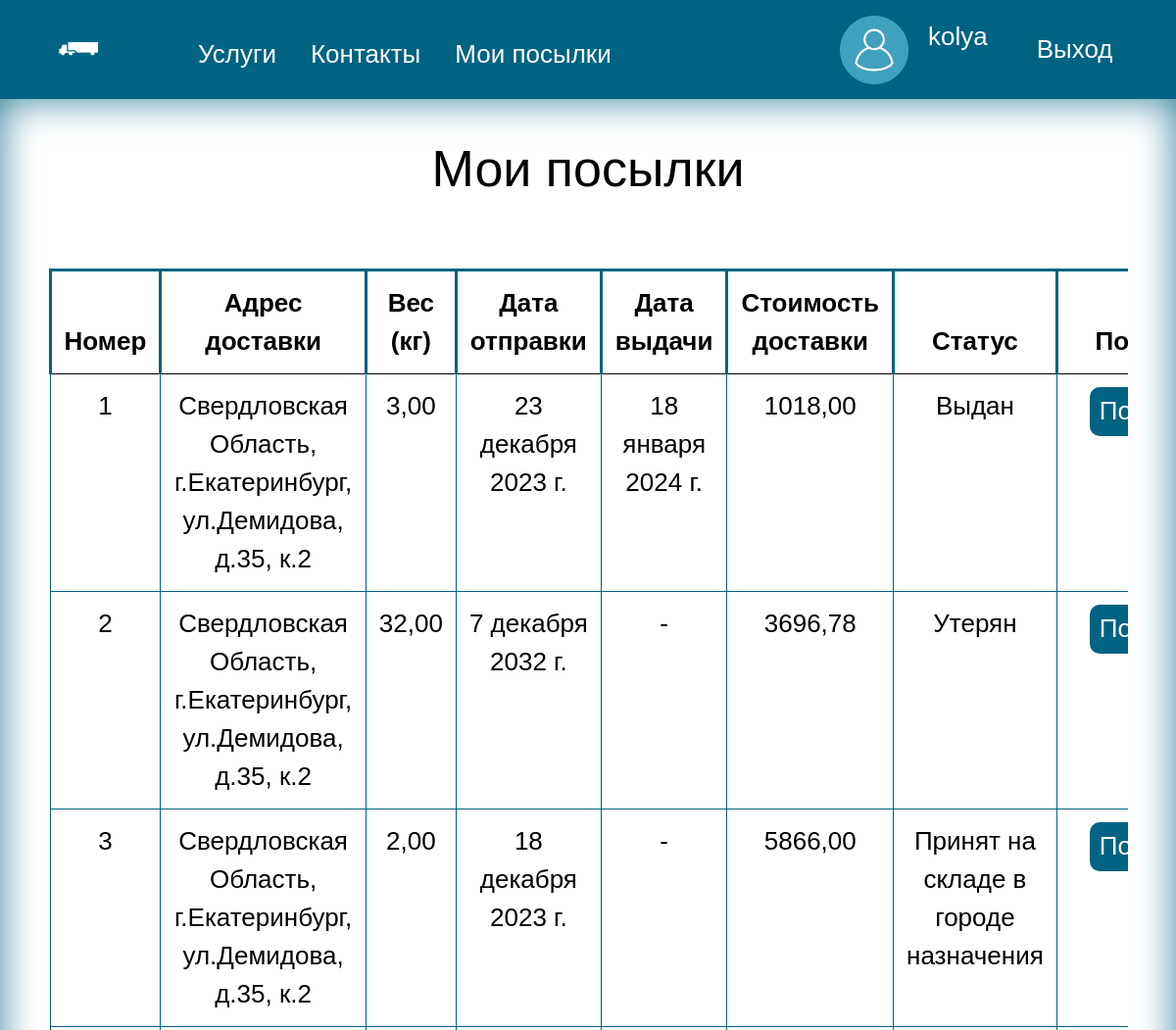
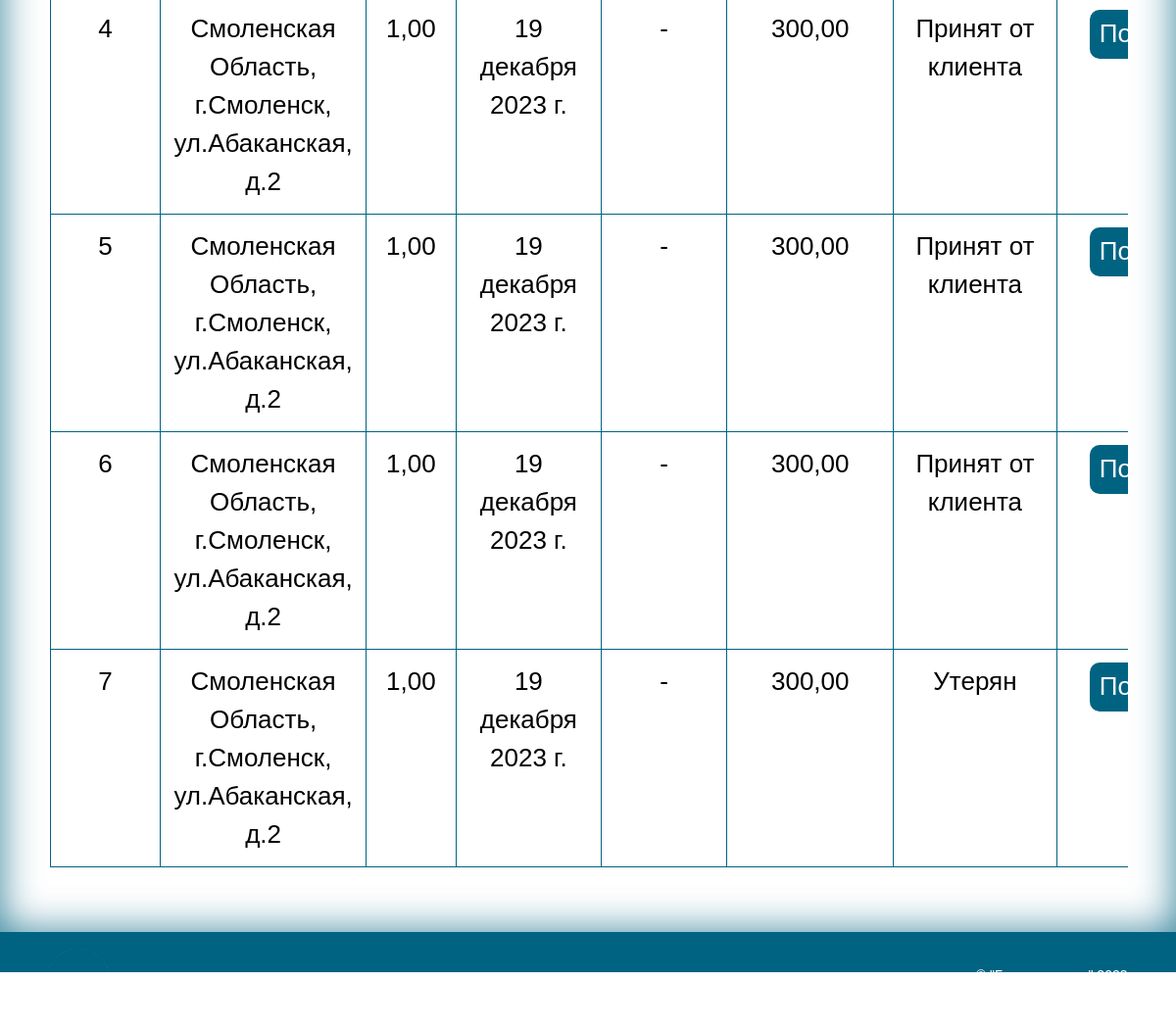
The app's page /mypakeges/ (signed in) with its own data (2 pictures, top to bottom).
### navigate/models.py (models this page shows, shortened)
class CustomUser(AbstractUser):
    ROLE_CHOICES = [
        ('Клиент', 'Клиент'),
        ('Сотрудник', 'Сотрудник'),
        ('Водитель', 'Водитель'),
        ('Администратор', 'Администратор'),
    ]
    first_name = models.CharField(max_length=50, verbose_name='Имя', null=True)
    last_name = models.CharField(max_length=50, verbose_name='Фамилия', null=True)
    patronymic = models.CharField(max_length=50, verbose_name='Отчество', null=True)
    phone_number = models.CharField(max_length=11, verbose_name='Номер телефона', null=True)
    passport = models.CharField(max_length=10, verbose_name='Серия номер паспорта', unique=True, null=True)
    date_of_birth = models.DateField(verbose_name='Дата рождения', null=True)
    role = models.CharField(max_length=200,
                              choices=ROLE_CHOICES,
                              default='Клиент',
                              verbose_name='Роль')
    class Meta:
        verbose_name = "Пользователя"
        verbose_name_plural = "Пользователи"

class Package(models.Model):
    STATUS_CHOICES = [
        ('Принят от клиента', 'Принят от клиента'),
        ('Отправлен на склад', 'Отправлен на склад'),
        ('Отправлен на склад в город назначения', 'Отправлен на склад в город назначения'),
        ('Принят на складе в городе назначения', 'Принят на складе в городе назначения'),
        ('Отправлен в пункт выдачи', 'Отправлен в пункт выдачи'),
        ('Принят в пункте выдачи', 'Принят в пункте выдачи'),
        ('Утерян', 'Утерян'),
        ('Заявка на перевозку', 'Заявка на перевозку'),
        ('Утилизирован', 'Утилизирован'),
        ('Выдан', 'Выдан'),
    ]
    client_id = models.ForeignKey(
        settings.AUTH_USER_MODEL,
        on_delete=models.SET_NULL,
        related_name='Packages_as_client',
        verbose_name='Клиент',
        limit_choices_to={'role': "Клиент"},
        null=True,
    )
    comments = models.CharField(max_length=500, verbose_name='Комментарии', null=True, blank=True)
    sending_address = models.ForeignKey(
        'PointIssue',
        on_delete=models.SET_NULL,
        related_name='Packages_as_sending_address',
        verbose_name='Адрес отправки',
        null=True,
    )
    delivery_address =models.ForeignKey(
        'PointIssue',
        on_delete=models.SET_NULL,
        related_name='Packages_as_delivery_address',null=True,
        verbose_name='Адрес доставки',
    )
    weight = models.DecimalField(max_digits=10, decimal_places=2, verbose_name='Вес(кг)')
    date_of_receipt = models.DateField(verbose_name='Дата отправки')
    delivery_date = models.DateField(verbose_name='Дата доставки в пункт выдачи', null=True, blank=True,)
    date_of_issue = models.DateField(verbose_name='Дата выдачи', null=True, blank=True,)
    length = models.DecimalField(max_digits=10, decimal_places=2, verbose_name='Длина(м)')
    height = models.DecimalField(max_digits=10, decimal_places=2, verbose_name='Высота(м)')
    width = models.DecimalField(max_digits=10, decimal_places=2, verbose_name='Ширина(м)')
    cost = models.DecimalField(max_digits=10, decimal_places=2, verbose_name='Стоимость доставки')
    cargo_category = models.ForeignKey('CargoCategory', on_delete=models.SET_NULL, null=True,
                                         verbose_name='Категория груза')
    status = models.CharField(max_length=200,
                              choices=STATUS_CHOICES,
                              default='Заявка на перевозку',
                              verbose_name='Статус')
    car_id = models.ForeignKey('Car', on_delete=models.SET_NULL, null=True, blank=True,
                                       verbose_name='Номер Машины')
    class Meta:
        verbose_name = "Посылку"
        verbose_name_plural = "Посылки"

class PointIssue(models.Model):
    region = models.CharField(max_length=200, verbose_name='Регион')
    city = models.CharField(max_length=200, verbose_name='Город')
    street = models.CharField(max_length=200, verbose_name='Улица')
    home = models.CharField(max_length=10, verbose_name='Дом')
    corpus = models.CharField(max_length=10, verbose_name='Корпус', null=True, blank=True)
    warehouse_id = models.ForeignKey('Warehouse', on_delete=models.SET_NULL,null=True, verbose_name='Cклад')
    class Meta:
        verbose_name = "Пункт выдачи"
        verbose_name_plural = "Пункты выдачи"
    def __str__(self):
        if (str(self.corpus) == "None"):
            return str(self.region) + ", г." + str(self.city) + ", ул." + str(self.street) + ", д." + str(self.home)
        else:
            return str(self.region) + ", г." + str(self.city) + ", ул." + str(self.street) + ", д." + str(
                self.home) + ", к." + str(self.corpus)

### navigate/views.py (the view)
# urls.py: path('mypakeges/', views.personalPackages, name='mypakeges'),
@login_required
def personalPackages(request):
    user = request.user
    if user.is_authenticated and not user.is_anonymous:
        packages = Package.objects.filter(client_id = user)
        return render(request, 'mypakeges.html', {'user': user, 'packages': packages})
    else:
        return redirect('login')

### templates/mypakeges.html (shortened to what this page needs)
{% extends 'base.html' %}
{%load static %}
{% block content %}
<main>
    <div class="container">
    <h2 style="text-align: center; margin-bottom: 20px;">Мои посылки</h2>
        <div class="scroll-1">
     <table class="table">
        <thead >
        <tr class="tr-1">
            <th>Номер</th>
            <th>Адрес доставки</th>
            <th>Вес (кг)</th>
            <th>Дата отправки</th>
            <th>Дата выдачи</th>
            <th>Стоимость доставки</th>
            <th>Статус</th>
            <th>Подробнее</th>
        </tr>
    </thead>
    <tbody>
        {% for p in packages %}
        <tr class="tr-1">
            <td>{{ p.id }}</td>
            <td>{{ p.delivery_address }}</td>
            <td>{{ p.weight }}</td>
            <td>{{ p.date_of_receipt }}</td>
            {% if not p.date_of_issue %}
            <td>-</td>
            {% else %}
            <td>{{ p.date_of_issue }}</td>
               {% endif %}
            <td>{{ p.cost }}</td>
            <td>{{ p.status }}</td>
            <td> <a href="{% url 'package_detail' id=p.id %}" class="edit-link">Подробнее</a></td>
        </tr>
        {% endfor %}
        </tbody>
    </table>
        </div>
    </div>
</main>
{% endblock %}

### templates/base.html (shortened to what this page needs)
<!DOCTYPE html>
<html lang="ru">
<head>
    {%load static %}
    <link rel="stylesheet" href="{% static "css/style.css" %}">
    <link href="https://cdn.jsdelivr.net/npm/bootstrap@5.0.2/dist/css/bootstrap.min.css" rel="stylesheet">
</head>
<body >
    <header>
        <nav class="container nav header-nav">
            <a href="{%url 'home'%}">
                <img src="{% static "image/logo.png" %}" alt="лого" height="70" width="70">
            </a>
            <ul class="nav-list">
               {% if user.role == 'Клиент' or  not user.is_authenticated %}
                <li class="nav-list-item"><a href="{%url 'services'%}" style="color: #FFFFFF">Услуги</a></li>
                <li class="nav-list-item"><a href="{%url 'contact'%}" style="color: #FFFFFF">Контакты</a></li>
                    {%if user.is_authenticated %}
                        <li class="nav-list-item"><a href="{%url 'mypakeges'%}" style="color: #FFFFFF">Мои посылки</a></li>
                    {% endif %}
                {% endif %}
            </ul>
            <div class="signin">
                {% if user.is_authenticated %}
                    {% if user.role == 'Клиент' %}
                        <a href="{%url 'account'%}" style="color: #FFFFFF">
                            <div class="user-header">
                                <img src="{% static "image/user2.png" %}" alt="лого" height="70" width="70">
                                <p class="user-header-p">{{user.username}}</p>
                            </div>
                        </a>
                    {% endif %}
                    <a href="{% url 'logout' %}" style="margin-left: 20px; color: #FFFFFF">Выход</a>
                {% else %}
                    <a href="{%url 'login'%}" style="color: #FFFFFF">Войти</a>
                    <a href="{%url 'signup'%}" style="margin-left: 20px;color: #FFFFFF">Зарегистрироваться</a>
                {% endif %}
            </div>
        </nav>
    </header>
    {% block content %}
    {% endblock %}
    <footer>
        <div class="container nav header-nav">
            <a href="{%url 'home'%}">
                <img src="{% static "image/logo.png" %}" alt="лого" height="70" width="70">
            </a>
             <ul class="nav-list">
               {% if user.role == 'Клиент' or  not user.is_authenticated %}
                <li class="nav-list-item"><a href="{%url 'services'%}" style="color: #FFFFFF">Услуги</a></li>
                <li class="nav-list-item"><a href="{%url 'contact'%}" style="color: #FFFFFF">Контакты</a></li>
                    {%if user.is_authenticated %}
                        <li class="nav-list-item"><a href="{%url 'mypakeges'%}" style="color: #FFFFFF">Мои посылки</a></li>
                    {% endif %}
                {% endif %}
            </ul>
            <p class="copiright">&copy; "Быстрее света" 2023</p>
        </div>
    </footer>
</body>
</html>

### static/css/style.css (style rules this page uses)
* { color: black; padding: 0px; margin: 0px; border: none; font-size: 26px; font-family: Arial, Helvetica, sans-serif; }
*, *::before, *::after { box-sizing: border-box; }
a, a:link, a:visited { text-decoration: none; }
aside, nav, footer, header, section, main { display: block; }
h1, h2, h3, h4, h5, h6, p { font-size: inherit; font-weight: inherit; }
ul, ul li { list-style: none; }
img { vertical-align: top; }
img, svg { max-width: 100%; height: auto; }
.container { max-width: 1170px; margin-left: auto; margin-right: auto; padding-left: 16px; padding-right: 16px; margin-bottom: 0; margin-top: 0; }
header { padding: 10px 0px; background-color: #006382; }
.header-nav { display: flex; justify-content: flex-start; }
.nav-list { display: flex; justify-content: flex-start; align-items: center; margin: 0; }
.nav-list-item { margin-top: 10px; margin-left: 5px; color: white; }
.signin { display: flex; align-items: center; margin-left: auto; }
footer { margin: 0; background-color: #006382; padding: 10px 0; }
.copiright { color: white; display: flex; align-items: center; margin-left: auto; font-size: 14px; margin-top: 15px; }
main { min-height: 100vh; padding-top: 40px; padding-bottom: 40px; box-shadow: inset 0px 0px 40px rgba(0, 99, 130, 0.8); }
h2 { font-size: 32px; text-align: center; margin-top: 20px; margin-bottom: 20px; }
.user-header { display: flex; align-item: center; flex-direction: row; justify-content: center; text-align: center; }
.user-header-p { margin-left: 20px; color: white; display: flex; text-align: center; justify-content: center; align-items: center; }
a { color:#666; background-image: linear-gradient(to top, #feffff, #006382); background-repeat: no-repeat; background-size: 0 100%; border-radius: 4px; text-decoration: none; padding: 5px 15px; transition: 0.3s; }
.scroll-1 { overflow: auto; margin: 0; }
.edit-link { color: white; background-color: #006382; padding: 10px; margin-bottom: 20px; border-radius: 10px; display: flex; max-height: 50px; text-align: center; align-items: center; margin-left: 20px; margin-right: 20px; }
.tr-1 { font-size: 16px; }
.tr-1 th, .tr-1 td { min-width: 50px; }
.tr-1 td { text-align: center; margin-top: 20px; border: 1px solid #006382; }
.tr-1 th { border: 3px solid #006382; text-align:center; padding: 0 20px; }
table { margin-top: 50px; border-collapse: collapse; }

### records on screen
CustomUser: username "kolya"
Package: id "1", delivery_address "Свердловская Область, г.Екатеринбург, ул.Демидова, д.35, к.2", weight "3,00", date_of_receipt "23 декабря 2023 г.", date_of_issue "18 января 2024 г.", cost "1018,00", status "Выдан"
Package: id "2", delivery_address "Свердловская Область, г.Екатеринбург, ул.Демидова, д.35, к.2", weight "32,00", date_of_receipt "7 декабря 2032 г.", cost "3696,78", status "Утерян"
Package: id "3", delivery_address "Свердловская Область, г.Екатеринбург, ул.Демидова, д.35, к.2", weight "2,00", date_of_receipt "18 декабря 2023 г.", cost "5866,00", status "Принят на складе в городе назначения"
Package: id "4", delivery_address "Смоленская Область, г.Смоленск, ул.Абаканская, д.2", weight "1,00", date_of_receipt "19 декабря 2023 г.", cost "300,00", status "Принят от клиента"
Package: id "5", delivery_address "Смоленская Область, г.Смоленск, ул.Абаканская, д.2", weight "1,00", date_of_receipt "19 декабря 2023 г.", cost "300,00", status "Принят от клиента"
Package: id "6", delivery_address "Смоленская Область, г.Смоленск, ул.Абаканская, д.2", weight "1,00", date_of_receipt "19 декабря 2023 г.", cost "300,00", status "Принят от клиента"
Package: id "7", delivery_address "Смоленская Область, г.Смоленск, ул.Абаканская, д.2", weight "1,00", date_of_receipt "19 декабря 2023 г.", cost "300,00", status "Утерян"
